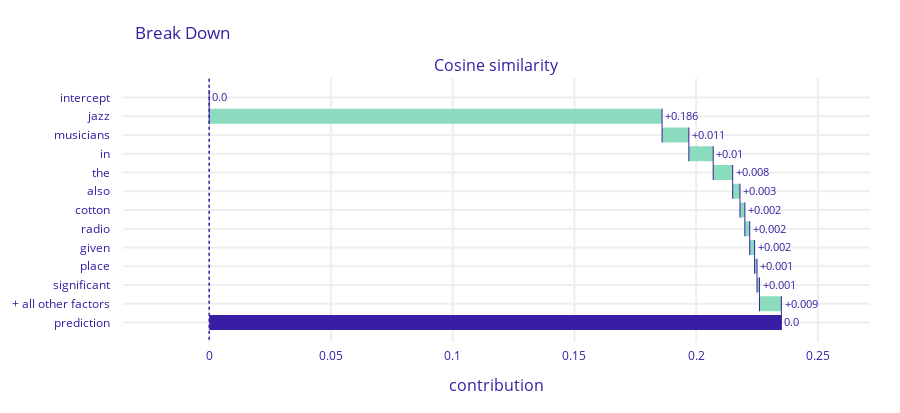

Notebook code for this chart:
### Markdown cell above
Add links handling, and the explanatory part

### Code cell
ranker.explain_similarity("https://en.wikipedia.org/wiki/Dutch_jazz","https://en.wikipedia.org/wiki/Institute_of_Jazz_Studies")

### Figure 1 — Plotly figure (JSON) as saved in the notebook; plotly's stock layout.template omitted (floating-point values rounded to 4 significant figures)
{"data": [{"base": 0, "connector": {"line": {"color": "#371ea3", "dash": "solid", "width": 1}, "mode": "spanning"}, "decreasing": {"marker": {"color": "#f05a71"}}, "hoverinfo": "text+delta", "hoverlabel": {"bgcolor": "rgba(0,0,0,0.8)"}, "hovertext": ["Average response: 0.0<br>Prediction: 0.0", "jazz<br>increases average response by", "musicians<br>increases average response by", "in<br>increases average response by", "the<br>increases average response by", "also<br>increases average response by", "cotton<br>increases average response by", "radio<br>increases average response by", "given<br>increases average response by", "place<br>increases average response by", "significant<br>increases average response by", "+ all other factors<br>increases average response by", "Average response: 0.0<br>Prediction: 0.0"], "increasing": {"marker": {"color": "#8bdcbe"}}, "measure": ["relative", "relative", "relative", "relative", "relative", "relative", "relative", "relative", "relative", "relative", "relative", "relative", "total"], "orientation": "h", "showlegend": false, "text": ["0.0", "+0.186", "+0.011", "+0.01", "+0.008", "+0.003", "+0.002", "+0.002", "+0.002", "+0.001", "+0.001", "+0.009", "0.0"], "textposition": "outside", "totals": {"marker": {"color": "#371ea3"}}, "type": "waterfall", "x": [0, 0.186, 0.011, 0.01, 0.008, 0.003, 0.002, 0.002, 0.002, 0.001, 0.001, 0.009, 0.236], "xaxis": "x", "y": ["intercept", "jazz", "musicians", "in", "the", "also", "cotton", "radio", "given", "place", "significant", "+ all other factors", "prediction"], "yaxis": "y"}], "layout": {"annotations": [{"font": {"size": 16}, "showarrow": false, "text": "Cosine similarity", "x": 0.5, "xanchor": "center", "xref": "paper", "y": 1, "yanchor": "bottom", "yref": "paper"}, {"font": {"size": 16}, "showarrow": false, "text": "contribution", "x": 0.5, "xanchor": "center", "xref": "paper", "y": 0, "yanchor": "top", "yref": "paper", "yshift": -30}], "font": {"color": "#371ea3"}, "height": 413, "margin": {"b": 71, "r": 30, "t": 78}, "shapes": [{"line": {"color": "#371ea3", "dash": "dot", "width": 1.5}, "type": "line", "x0": 0, "x1": 0, "xref": "x", "y0": -1, "y1": 13, "yref": "y"}], "title": {"text": "Break Down", "x": 0.15}, "xaxis": {"anchor": "y", "automargin": true, "domain": [0, 1], "fixedrange": true, "gridwidth": 2, "range": [-0.0354, 0.2714], "tickcolor": "white", "ticklen": 3, "ticks": "outside", "type": "linear", "zeroline": false}, "yaxis": {"anchor": "x", "automargin": true, "autorange": "reversed", "domain": [0, 1], "fixedrange": true, "gridwidth": 2, "tickcolor": "white", "ticklen": 10, "ticks": "outside", "type": "category"}}}
